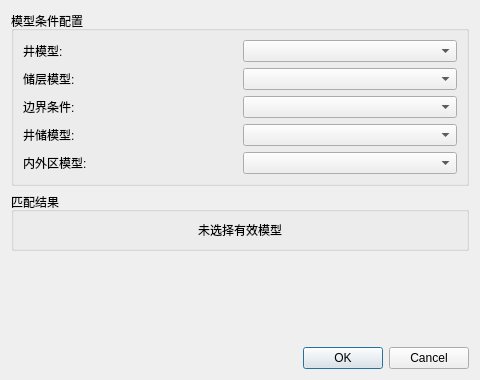
<?xml version="1.0" encoding="UTF-8"?>
<ui version="4.0">
 <class>ModelSelect</class>
 <widget class="QDialog" name="ModelSelect">
  <property name="geometry">
   <rect>
    <x>0</x>
    <y>0</y>
    <width>480</width>
    <height>380</height>
   </rect>
  </property>
  <property name="windowTitle">
   <string>选择试井解释模型</string>
  </property>
  <layout class="QVBoxLayout" name="verticalLayout">
   <item>
    <widget class="QGroupBox" name="groupBox">
     <property name="title">
      <string>模型条件配置</string>
     </property>
     <layout class="QGridLayout" name="gridLayout">
      <item row="0" column="0">
       <widget class="QLabel" name="label_1">
        <property name="text">
         <string>井模型:</string>
        </property>
       </widget>
      </item>
      <item row="0" column="1">
       <widget class="QComboBox" name="comboWellModel"/>
      </item>
      <item row="1" column="0">
       <widget class="QLabel" name="label_2">
        <property name="text">
         <string>储层模型:</string>
        </property>
       </widget>
      </item>
      <item row="1" column="1">
       <widget class="QComboBox" name="comboReservoirModel"/>
      </item>
      <item row="2" column="0">
       <widget class="QLabel" name="label_3">
        <property name="text">
         <string>边界条件:</string>
        </property>
       </widget>
      </item>
      <item row="2" column="1">
       <widget class="QComboBox" name="comboBoundary"/>
      </item>
      <item row="3" column="0">
       <widget class="QLabel" name="label_4">
        <property name="text">
         <string>井储模型:</string>
        </property>
       </widget>
      </item>
      <item row="3" column="1">
       <widget class="QComboBox" name="comboStorage"/>
      </item>
      <item row="4" column="0">
       <widget class="QLabel" name="label_InnerOuter">
        <property name="text">
         <string>内外区模型:</string>
        </property>
       </widget>
      </item>
      <item row="4" column="1">
       <widget class="QComboBox" name="comboInnerOuter"/>
      </item>
     </layout>
    </widget>
   </item>
   <item>
    <widget class="QGroupBox" name="groupBox_2">
     <property name="title">
      <string>匹配结果</string>
     </property>
     <layout class="QVBoxLayout" name="verticalLayout_2">
      <item>
       <widget class="QLabel" name="label_ModelName">
        <property name="text">
         <string>未选择有效模型</string>
        </property>
        <property name="alignment">
         <set>Qt::AlignCenter</set>
        </property>
        <property name="wordWrap">
         <bool>true</bool>
        </property>
       </widget>
      </item>
     </layout>
    </widget>
   </item>
   <item>
    <spacer name="verticalSpacer">
     <property name="orientation">
      <enum>Qt::Vertical</enum>
     </property>
     <property name="sizeHint" stdset="0">
      <size>
       <width>20</width>
       <height>40</height>
      </size>
     </property>
    </spacer>
   </item>
   <item>
    <widget class="QDialogButtonBox" name="buttonBox">
     <property name="orientation">
      <enum>Qt::Horizontal</enum>
     </property>
     <property name="standardButtons">
      <set>QDialogButtonBox::Cancel|QDialogButtonBox::Ok</set>
     </property>
    </widget>
   </item>
  </layout>
 </widget>
 <resources/>
 <connections>
  <connection>
   <sender>buttonBox</sender>
   <signal>accepted()</signal>
   <receiver>ModelSelect</receiver>
   <slot>accept()</slot>
  </connection>
  <connection>
   <sender>buttonBox</sender>
   <signal>rejected()</signal>
   <receiver>ModelSelect</receiver>
   <slot>reject()</slot>
  </connection>
 </connections>
</ui>
